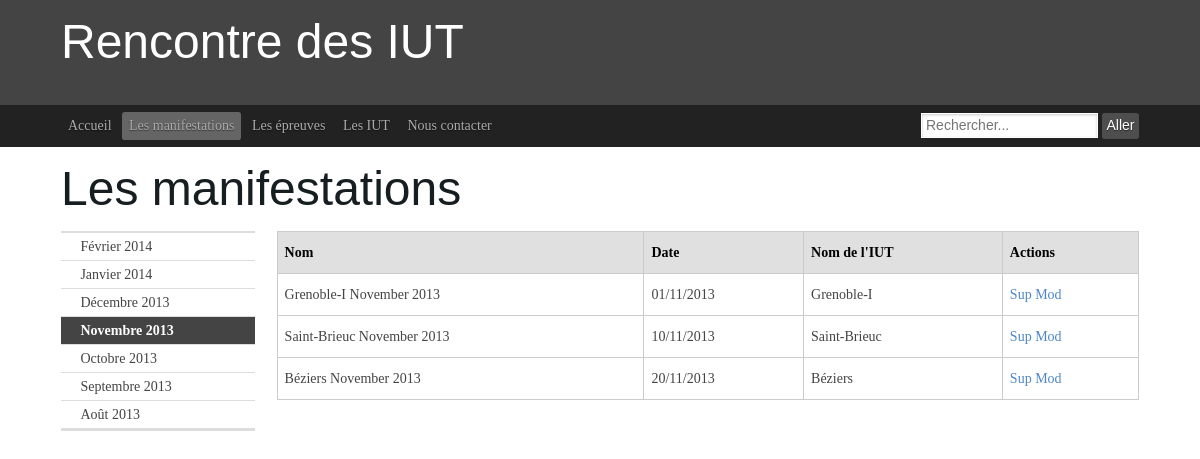
Page /manifs.php?date=01/11/2013 on the committed database.
### tables this page shows
create table manifestation (
numMan int(5) not null auto_increment,
nomMan varchar(80),
dateMan date,
noIut int(5) not null,
primary key (numMan),
foreign key (noIut) references iut(noIut)
);

create table iut (
noIut int(5) not null auto_increment,
nomIut varchar(80),
adresse varchar(80),
nbEtudiants int(5),
primary key (noIut)
);

### queryUtil.php (called while the page is built, shortened)
<?php
function query($query) {
    $bdd = mysqli_connect('aquassaut.pwnz.org','proje','tbdd','projet');
    $result = mysqli_query($bdd, $query);
    return mysqli_fetch_all($result);
}
?>

### manifs.php (the view, shortened to what this page needs)
<?php
require_once "queryUtil.php";
require_once "pageTemplate.php";
function surroundingMonths($date) {
    echo('
                    <aside class="ym-g18 ym-gl ym-vlist">
                        <ul>
    ');
    $monthToString = [
        "Janvier",
        "Février",
        "Mars",
        "Avril",
        "Mai",
        "Juin",
        "Juillet",
        "Août",
        "Septembre",
        "Octobre",
        "Novembre",
        "Décembre"
    ];
    $arrayDate = explode("/", $date);
    $month = $arrayDate[1] - 1;
    for ($i = 3; $i >= -3; $i -= 1) {
        $m = $month + $i;
        $y = $arrayDate[2];
        if ($m < 0) {
            $y -= 1;
            $m += 12;
        } elseif ($m > 11) {
            $y += 1;
            $m -= 12;
        } elseif($i === 0) {
            echo ('
                            <li class="active"><strong>'.$monthToString[$m].' '.$y.'</strong></li>
            ');
            continue;
        }
        echo ('
                            <li><a href="?date=01/'.($m + 1).'/'.$y.'">'.$monthToString[$m].' '.$y.'</a></li>
        ');
    }
    echo('
                        </ul>
                    </aside>
    ');
}
function selectAllManifestationsInMonth($date) {
    $arrayDate = explode("/", $date);
    $m = $arrayDate[1];
    $y = $arrayDate[2];
    $q = 'select nomMan, date_format(dateMan, "%d/%m/%Y"), nomIut from manifestation as m
          inner join iut as i on m.noIut = i.noIut
          where month(dateMan) = '.$m.' and year(dateMan) = '.$y.' order by dateMan;';
    return query($q);
}
function printManifestations($date) {
    $manifs = selectAllManifestationsInMonth($date);
    echo('
                    <article class="ym-g80 ym-gr ym-content">
                        <table class="bordertable">
                            <thead>
                                <tr>
                                    <th>Nom</th>
                                    <th>Date</th>
                                    <th>Nom de l\'IUT</th>
                                    <th>Actions</th>
                                </tr>
                            </thead>
                            <tbody>
    ');
    foreach($manifs as $manif) {
        echo('
                                <tr>
                                    <td>'.$manif[0].'</td>
                                    <td>'.$manif[1].'</td>
                                    <td>'.$manif[2].'</td>
                                    <td><a href="#">Sup</a> <a href="#">Mod</a></td>
                                </tr>
        ');
    }
    echo('
                            </tbody>
                        </table>
                    </article>
    ');
}
$date = date("d/m/Y");
if (isset($_GET['date'])) {
    $date = $_GET['date'];
}
surroundingMonths($date);
printManifestations($date);
?>

### rows in the picture
manifestation: nomMan "Grenoble-I November 2013", manif "01/11/2013", noIut.nomIut "Grenoble-I"
manifestation: nomMan "Saint-Brieuc November 2013", manif "10/11/2013", noIut.nomIut "Saint-Brieuc"
manifestation: nomMan "Béziers November 2013", manif "20/11/2013", noIut.nomIut "Béziers"

### other values in the picture
$page[1] "Accueil"
$page[1] "Les manifestations"
$page[1] "Les épreuves"
$page[1] "Les IUT"
$page[1] "Nous contacter"
$title "Les manifestations"
$monthToString[$m] "Février"
$y "2014"
$monthToString[$m] "Janvier"
$monthToString[$m] "Décembre"
$y "2013"
$monthToString[$m] "Novembre"
$monthToString[$m] "Octobre"
$monthToString[$m] "Septembre"
$monthToString[$m] "Août"
